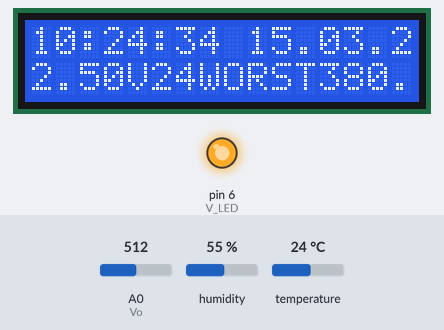
Bench run of a program on a simulated Arduino Uno, built with avr-gcc and run on an emulated ATmega328P. Shown: 16×2 character LCD, output pins drawn as LEDs (lit = HIGH). The test bench sets the inputs (shaded band); at power-on: A0 (Vo) = 512, temperature 24 °C, humidity 55 %. The local clock reads 2024-03-15 10:24:30 at power-on unless the program sets it; storage starts empty.

Above: at 4.4 s.
4.5 s: A0 (Vo) set to 295
At 5.6 s:
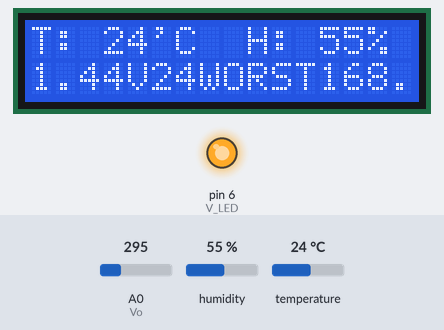
14.2 s: A0 (Vo) set to 265
At 16.8 s:
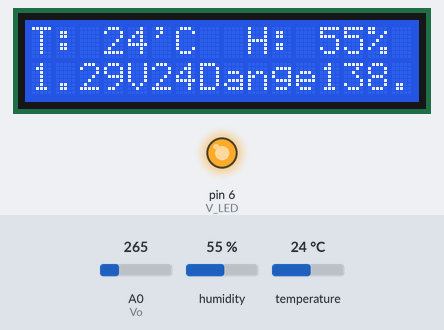
22.2 s: temperature set to 11 °C
At 25.9 s:
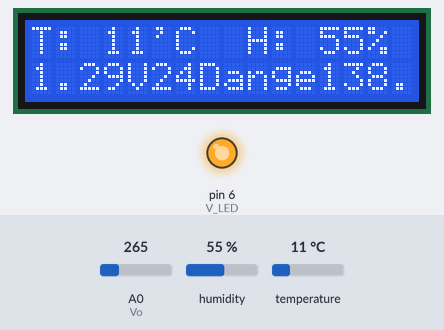
31.9 s: temperature set to 8 °C
At 36.3 s:
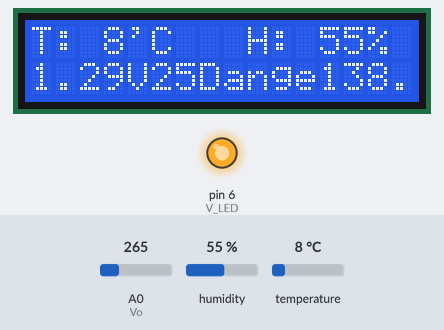
40.2 s: A0 (Vo) set to 234
At 45.0 s:
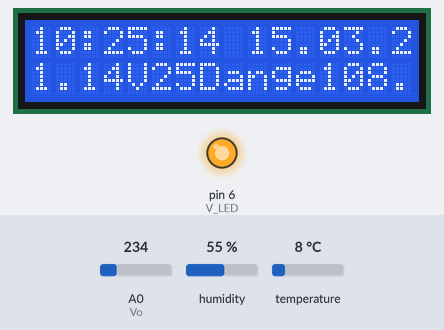
45.1 s: A0 (Vo) set to 210
At 46.0 s:
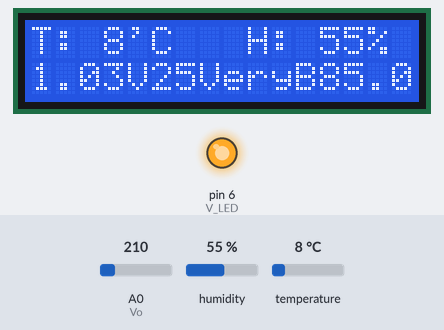
Timing chart, 0 to 48.1 s (numbered marks = the images above; inputs shaded):
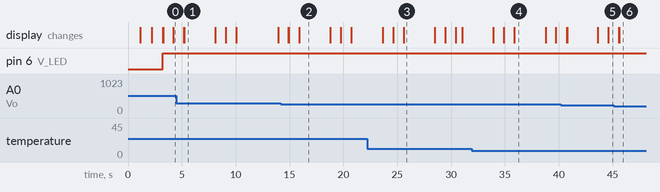

Measured:
- the behaviour switches between 277 and 276 on A0 (Vo) (found by bisection; images 1 and 2)
- the behaviour switches between 226 and 225 on A0 (Vo) (found by bisection; images 5 and 6)
- after the input at 14.2 s, the display: first differs from a run without the input after 0.74 s (image 2 shows a later state)
- after the input at 45.1 s, the display: first differs from a run without the input after 0.53 s (image 6)
- what the display in image 1 shows lasts 2.9 s, from 5.2 s to 8.1 s

The program:

main.cpp
```cpp
// #include <LiquidCrystal.h> // Non-I2C LCD Library
#include <LiquidCrystal_I2C.h> // I2C LCD Library
#include <DS1302.h>            // RTC (Real Time Clock) Library
#include <DHT.h>               // Temp/Hum Library
#include <SPI.h>               // SD Card Library
#include <SD.h>                // SD Card Library
#include <Adafruit_Sensor.h>

String FILE_PATH = "roomtemp.txt";
File myFile;
short logState = 0;

/** pin list
 * A3: DHT (temp/hum sensor)
 *
 * << RTC >>
 * 9 - RST
 * 8 - DAT
 * 7 - CLK
 *
 * << Dust Sensor >>
 * A0 - input sensor
 * 6 - IR Sensor output
 *
 * << SD pin >>
 * 4
 */

/** Enable Temp/Hum Sensor */
#define DHT_PIN A3
#define DHT_TYPE DHT11
DHT dht(DHT_PIN, DHT_TYPE);

/** Enable RTC (Real Tie CLock)
 * Output: RST, DAT, CLK  */
DS1302 myrtc(9, 8, 7); //

/** Enable Non-I2C LCD or I2C-LCD */
LiquidCrystal_I2C lcd(0x27, 16, 2);
// LiquidCrystal lcd(A1,A2, 5,4,3,2);

/** Fine Dust Variables */
#define no_dust 0.6
short Vo = A0;   // 미세먼지 입력 핀
short V_LED = 6; // 적외선 센서 출력핀
float Vo_value = 0;
float Voltage = 0;     // 측정된 전압값
float dustDensity = 0; // 최종 미세먼지 계산

String DATE = ""; // date var
String TIME = ""; // clock var

// Temp/Humidity Variabes
int dht_temp = 0;
int dht_hum = 0;
String lvl = "";

// is SD Card Prepared?
short SD_PIN = 4;
short init_res_sd = 0;

/** Get Time & Date from RTC Module */
void ClockRequest()
{
  TIME = myrtc.getTimeStr();
  DATE = myrtc.getDateStr();
}

/** Print clock at LCD */
void DisplayClock(short pos = 0)
{
  String Temp_TIME = TIME.substring(0, 5); // .toInt()

  lcd.setCursor(0, pos);
  lcd.print(Temp_TIME + " " + DATE);
}

void DisplayClockSecond(short pos = 0)
{
  String Temp_TIME = TIME.substring(0, 5); // .toInt()

  lcd.setCursor(0, pos);
  lcd.print(TIME);
  lcd.print(" ");
  lcd.print(DATE);
}

/** Get second time for condition determination */
String GetClockSecTime()
{
  String TIME_SEC = myrtc.getTimeStr();
  return TIME_SEC.substring(6, 8);
}

/** Get second time for condition determination */
String GetClockMiliTime()
{
  String TIME_SEC = myrtc.getTimeStr();
  return TIME_SEC.substring(7, 8);
}

/** Display Temp/Hum Level */
void DisplayTemp(short pos = 0)
{
  // Load Sensor Value
  dht_temp = dht.readTemperature();
  dht_hum = dht.readHumidity();

  // Print Temperature
  lcd.setCursor(0, pos);
  lcd.print("T: ");
  if (dht_temp < 10)
  {
    lcd.print(" ");
    lcd.setCursor(3, pos);
  }
  lcd.print(dht_temp);
  lcd.print("'C  ");

  // Proint Humidity
  lcd.setCursor(9, pos);
  lcd.print("H: ");
  lcd.print(dht_hum);
  lcd.print("% ");
}

/** Display Fine-Dust Level */
void DisplayDust(short pos = 1)
{
  // short init_pos = 0;
  digitalWrite(V_LED, LOW);
  delayMicroseconds(280);
  Vo_value = analogRead(Vo);
  delayMicroseconds(40);
  digitalWrite(V_LED, HIGH);
  delayMicroseconds(9680);

  // convert sensor value to Voltage
  Voltage = Vo_value * 5.0 / 1024.0;

  // Calculate Fine-Dust value
  // dustDensity = 30 + 5 * ( (new_Voltage - 0.8) * 10 ); // old ver
  dustDensity = (Voltage - no_dust) / 0.005; // NEW

  // Display to LCD
  lcd.setCursor(0, pos);
  lcd.print(Voltage);

  /** Dust Level Visualization
   * Perfect (0 ~ 15.0)
   * Good (15.0 ~ 30.0)
   * Soso (30.0 ~ 40.0)
   * Normal (40.0 ~ 50.0)
   * bad (50.0 ~ 75.0)
   * VBAD Very Bad (75.0 ~ 100.0)
   * Danger (100.0 ~ 150.0)
   * WORST(150.0 ~ )
   * ERROR (Cannot measure)
   */
  lvl = "";
  if (0.0 < dustDensity && dustDensity < 15.0)
    lvl = "Perfect";
  else if (15.0 <= dustDensity && dustDensity < 30.0)
    lvl = "Good";
  else if (30.0 <= dustDensity && dustDensity < 40.0)
    lvl = "soso";
  else if (40.0 <= dustDensity && dustDensity < 50.0)
    lvl = "Normal";
  else if (50.0 <= dustDensity && dustDensity < 75.0)
    lvl = "Bad !";
  else if (75.0 <= dustDensity && dustDensity < 100.0)
    lvl = "VeryBAD";
  else if (100.0 <= dustDensity && dustDensity < 150.0)
    lvl = "Danger";
  else if (150 <= dustDensity)
    lvl = "WORST";
  else
    lvl = "ERROR";

  // clear previous text
  for (short m = 7; m < 12; m++)
  {
    lcd.setCursor(m, pos);
    lcd.print(" ");
  }

  // Display the write operation to the SD card has been completed normally
  lcd.setCursor(4, pos);
  if (logState == 1)
    lcd.print("V");
  else if (logState == 0)
    lcd.print("X");
  else
    lcd.print("E");

  // display current minute
  lcd.setCursor(5, pos);
  lcd.print(TIME.substring(3, 5));

  // display dust
  lcd.setCursor(7, pos);
  lcd.print(lvl); // dispaly fine-dust state
  lcd.setCursor(12, pos);
  lcd.print(dustDensity); // display fine-dust level (number)
}

/** logging information at SD Card (temperature, humidity, dust-level etc) */
void SDCardLogging()
{
  myFile = SD.open(FILE_PATH, FILE_WRITE); // open file with writing mode

  String RESULTStr = "";

  if (myFile) // File opened normally
  {
    // Write information
    myFile.println(DATE + " " + TIME + " >> " + dht_temp + " " + dht_hum + " " + Voltage + " " + dustDensity);
    myFile.close();

    // Print complete message
    lcd.clear();
    lcd.setCursor(0, 0);
    lcd.print("Writing Done at");
    lcd.setCursor(1, 0);
    lcd.print(FILE_PATH);
    delay(500);
    DisplayClock(1);

    logState = 1;
  }
  else
  { // When file not opened
    logState = 0;
    // Serial.println("Error with Opening File >> " + FILE_PATH);

    lcd.clear();
    lcd.setCursor(0, 0);
    lcd.print("Writing Failed");
    DisplayClock(1);
    delay(2000);
  }
}

void setup()
{
  // Serial.begin(9600);

  // LCD Initialization
  // lcd.begin(16, 2); // for Non-I2C LCD
  lcd.init();
  lcd.backlight();
  lcd.clear();

  /** DHT Initialize */
  dht.begin(DHT_PIN);

  /** Dust-Module Pin Setup */
  pinMode(V_LED, OUTPUT);
  pinMode(Vo, INPUT);

  /** set RTC (Real Time Clock) module's time */
  // myrtc.halt(false);           // 동작 모드로 설정
  // myrtc.writeProtect(false);   // 시간 변경을 가능하게 설정
  // myrtc.setDOW(TUESDAY);       // 요일 설정
  // myrtc.setTime(15, 2, 0);     // 시간 설정 ( 시간, 분, 초 )
  // myrtc.setDate(24, 12, 2024); // 날짜 설정 ( 일, 월, 년도 )
  // myrtc.writeProtect(true);    // 시간 변경을 불가능하게 설정
  // // myrtc.halt(true);

  /** Start SD Card Module Initialization */
  logState = 0;
  Serial.print("Initializing SD card...");
  lcd.setCursor(0, 0);
  lcd.print("Initializing");
  lcd.setCursor(0, 1);
  lcd.print("SD card...");

  if (!SD.begin(SD_PIN))
  { // Initialize SD Card Module
    Serial.println("Initialization Failed!");

    lcd.clear();
    lcd.setCursor(0, 0);
    lcd.print("Initialization");
    lcd.setCursor(0, 1);
    lcd.print("Failed!");

    logState = 0;

    // while (1);
  }
  else
  { // When Initialization Success,
    logState = 1;
    Serial.println("Initialization Done.");

    lcd.clear();
    lcd.setCursor(0, 0);
    lcd.print("Initialization");
    lcd.setCursor(0, 1);
    lcd.print("SD Card DONE !");

    init_res_sd = 1;

    delay(1 * 1000);
  }

  // Display log start message
  if (init_res_sd == 1)
  {
    logState = 1;
    lcd.clear();
    lcd.print("Logging Start!");
    DisplayClock(1);
    DisplayClock(1);
  }
  delay(1 * 1000);

  /** Logfile Initialization */
  ClockRequest();

  myFile = SD.open(FILE_PATH, FILE_WRITE);
  String RESULTStr = "";

  if (myFile) // file open
  {
    // Write Files
    myFile.println("");
    myFile.println("");
    myFile.print("Logfile at ");
    myFile.print(DATE);
    myFile.print(" ");
    myFile.println(TIME);
    myFile.close();

    init_res_sd = 1;

    logState = 1;
    lcd.setCursor(0, 0);
    lcd.print("LogfileInit Done");
    DisplayClock(1);
  }
  else // error
  {
    logState = 0;
    Serial.print("ERROR with Opening >> ");
    Serial.println(FILE_PATH);
    lcd.clear();
    lcd.setCursor(0, 0);
    lcd.print("ERROR with");
    lcd.print("Opening");
    lcd.print(FILE_PATH);

    init_res_sd = 0;
  }
  delay(1 * 1000);
  lcd.clear();
}

void loop()
{
  ClockRequest();

  if (init_res_sd == 1 &&
      GetClockSecTime().toInt() == 0)
  {
    SDCardLogging();
  }

  /** divide
   * 0 1 2
   * 3 4
   * 5 6 7
   * 8 9
   */
  int sec = GetClockMiliTime().toInt();
  if (
      (0 <= sec && sec <= 2) ||
      (5 <= sec && sec <= 7))
  {
    DisplayTemp();
  }
  else if (
      (3 <= sec && sec <= 4) ||
      (8 <= sec && sec <= 9))
  {
    DisplayClockSecond();
  }
  DisplayDust();

  delay(900);
}
```
